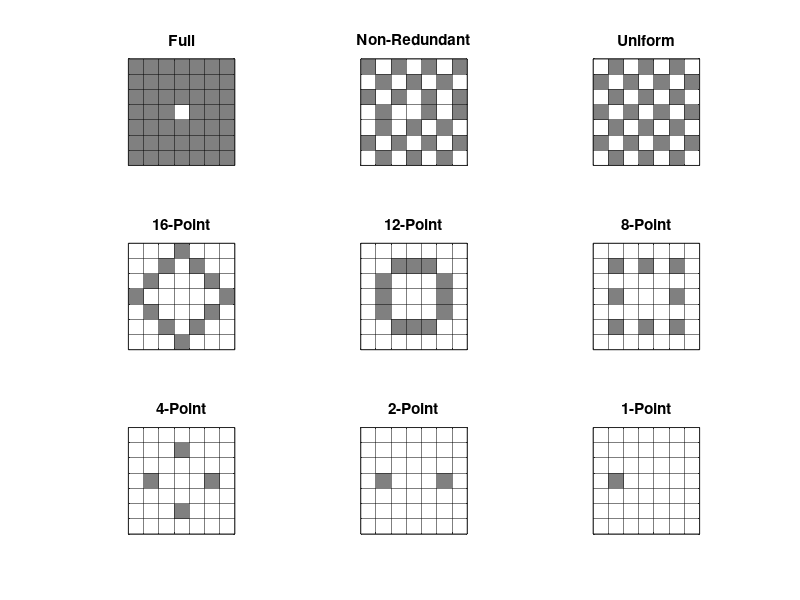

The MATLAB script that drew this image:
% Define grid size and gray color
gridSize = 7; % 7x7 grid
grayColor = 0.5; % Color for gray squares (0=black, 1=white)

% Define all six patterns
patterns = {
    [ % Full-Point
        1 1 1 1 1 1 1;
        1 1 1 1 1 1 1;
        1 1 1 1 1 1 1;
        1 1 1 0 1 1 1;
        1 1 1 1 1 1 1;
        1 1 1 1 1 1 1;
        1 1 1 1 1 1 1;
    ],
    [ % Non-Redundant
        1 0 1 0 1 0 1;
        0 1 0 1 0 1 0;
        1 0 1 0 1 0 1;
        0 1 0 0 1 0 1;
        0 1 0 1 0 1 0;
        1 0 1 0 1 0 1;
        0 1 0 1 0 1 0;
    ],
    [ % Uniform
        0 1 0 1 0 1 0;
        1 0 1 0 1 0 1;
        0 1 0 1 0 1 0;
        1 0 1 0 1 0 1;
        0 1 0 1 0 1 0;
        1 0 1 0 1 0 1;
        0 1 0 1 0 1 0;
    ],
    [ % 16-Point
        0 0 0 1 0 0 0;
        0 0 1 0 1 0 0;
        0 1 0 0 0 1 0;
        1 0 0 0 0 0 1;
        0 1 0 0 0 1 0;
        0 0 1 0 1 0 0;
        0 0 0 1 0 0 0;
    ],
    [ % 12-Point
        0 0 0 0 0 0 0;
        0 0 1 1 1 0 0;
        0 1 0 0 0 1 0;
        0 1 0 0 0 1 0;
        0 1 0 0 0 1 0;
        0 0 1 1 1 0 0;
        0 0 0 0 0 0 0;
    ],
    [ % 8-Point
        0 0 0 0 0 0 0;
        0 1 0 1 0 1 0;
        0 0 0 0 0 0 0;
        0 1 0 0 0 1 0;
        0 0 0 0 0 0 0;
        0 1 0 1 0 1 0;
        0 0 0 0 0 0 0;
    ],
    [ % 4-Point
        0 0 0 0 0 0 0;
        0 0 0 1 0 0 0;
        0 0 0 0 0 0 0;
        0 1 0 0 0 1 0;
        0 0 0 0 0 0 0;
        0 0 0 1 0 0 0;
        0 0 0 0 0 0 0;
    ],
    [ % 2-Point
        0 0 0 0 0 0 0;
        0 0 0 0 0 0 0;
        0 0 0 0 0 0 0;
        0 1 0 0 0 1 0;
        0 0 0 0 0 0 0;
        0 0 0 0 0 0 0;
        0 0 0 0 0 0 0;
    ],
    [ % 1-Point
        0 0 0 0 0 0 0;
        0 0 0 0 0 0 0;
        0 0 0 0 0 0 0;
        0 1 0 0 0 0 0;
        0 0 0 0 0 0 0;
        0 0 0 0 0 0 0;
        0 0 0 0 0 0 0;
    ]
};

names ={'Full', 'Non-Redundant', 'Uniform', '16-Point', '12-Point', '8-Point', '4-Point', '2-Point', '1-Point'};
% Plot all six patterns in a 2x3 grid
figure;
for i = 1:9
    subplot(3, 3, i); % Arrange in 2 rows, 3 columns
    imagesc(patterns{i}); % Display the pattern matrix
    colormap([1 1 1; grayColor grayColor grayColor]); % White and gray
    axis equal; % Keep grid squares equal in size
    axis([0.5 gridSize+0.5 0.5 gridSize+0.5]); % Adjust axis limits
    xticks(0.5:1:gridSize+0.5); % Set x-tick positions for grid
    yticks(0.5:1:gridSize+0.5); % Set y-tick positions for grid
    grid on; % Enable grid
    set(gca, 'GridColor', 'k', 'GridAlpha', 0.5); % Black gridlines with transparency
    set(gca, 'XTickLabel', [], 'YTickLabel', []); % Remove axis labels
    title(names{i}); % Titles (16-Point, 12-Point, etc.)
end
